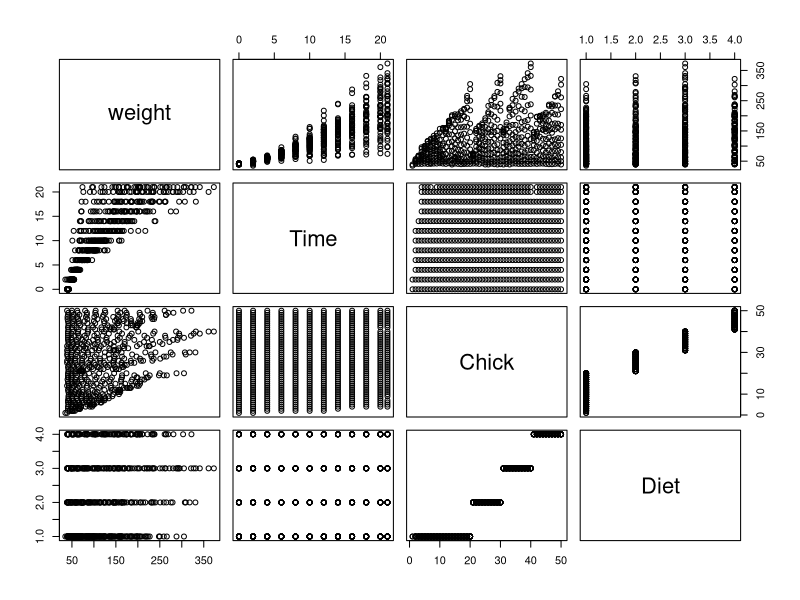

Recreate this plot in R.
## ---- chunk 1
data(ChickWeight)
head(ChickWeight)
## ---- chunk 2
options(digits = 2)
## ---- chunk 3
pairs(ChickWeight)
